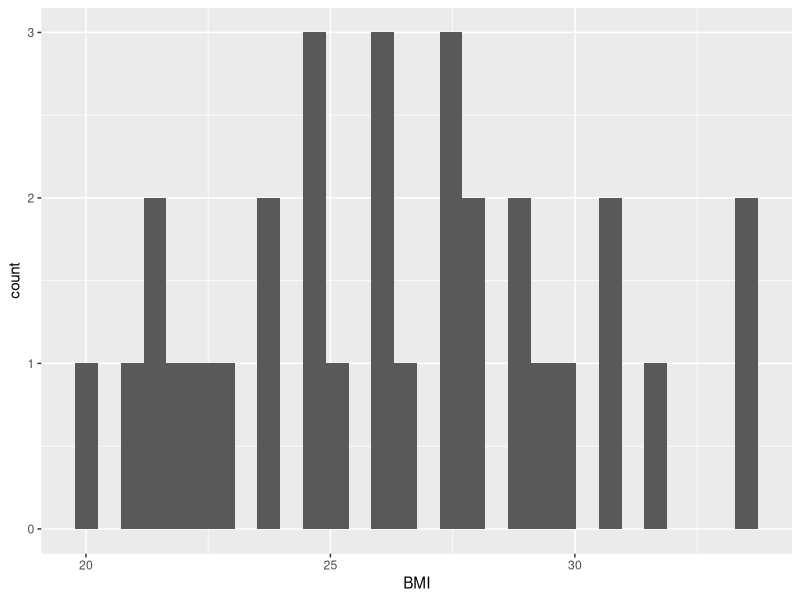
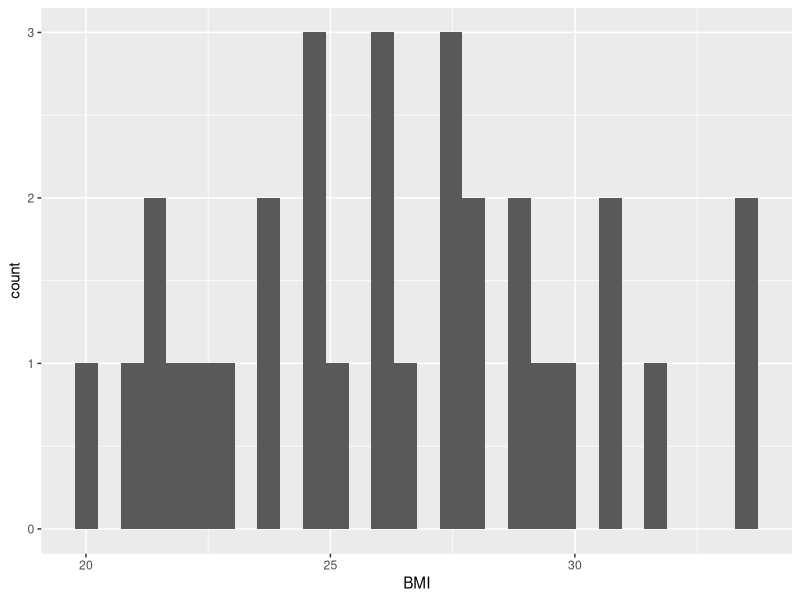
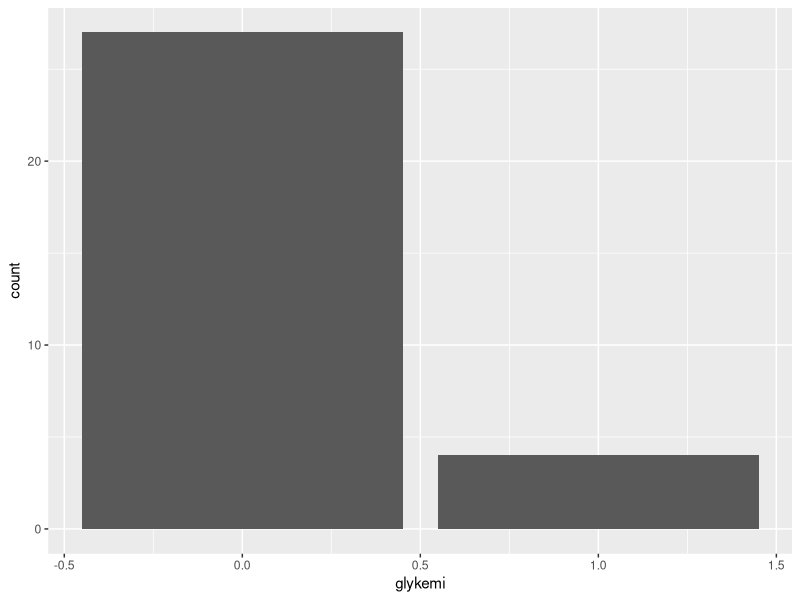
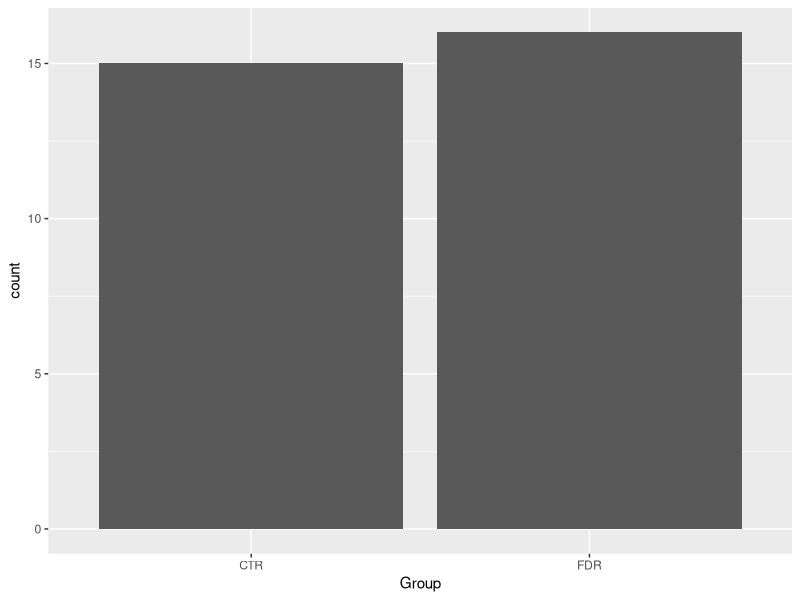
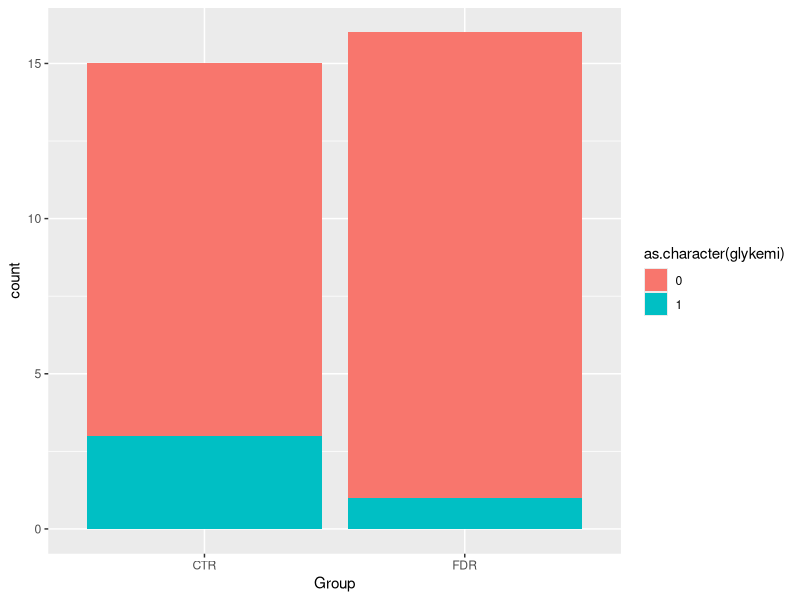
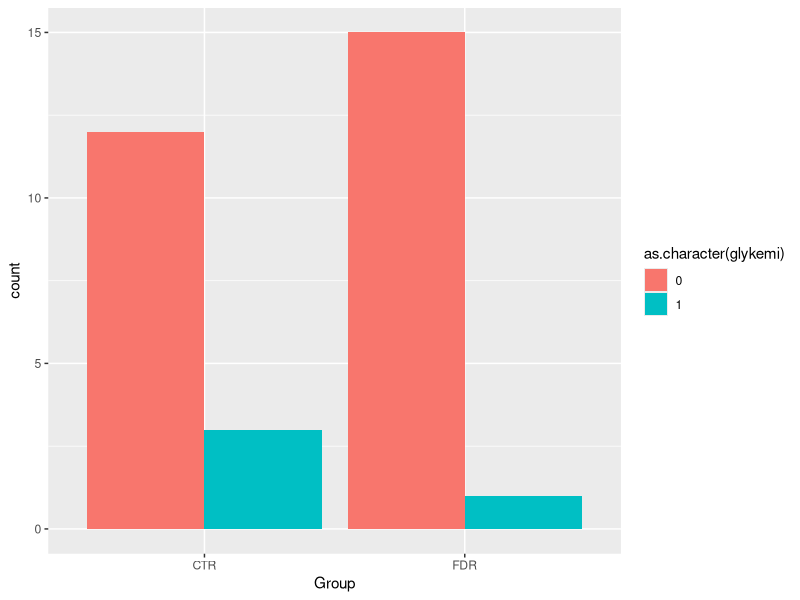
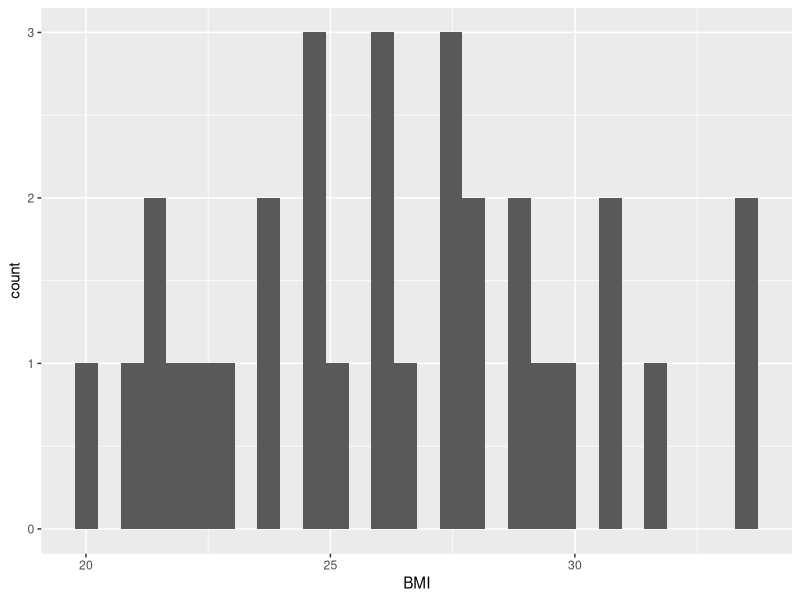
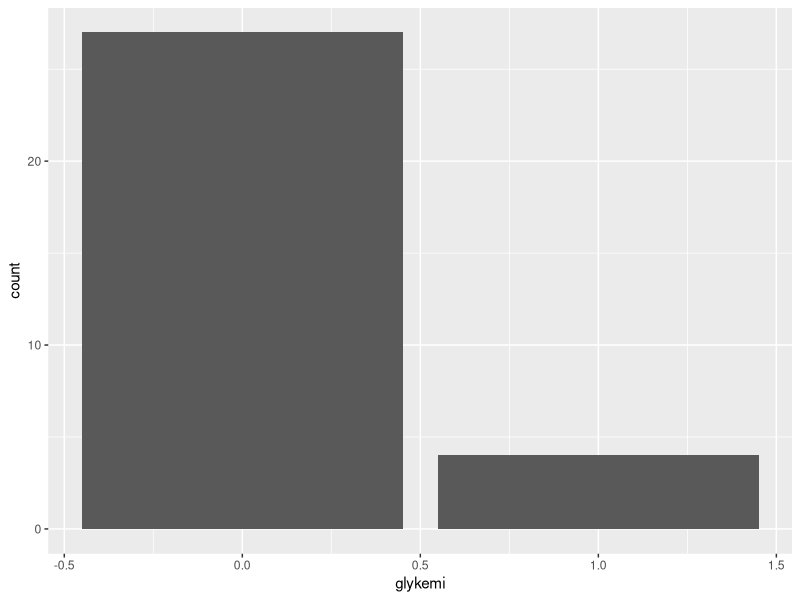

Write R code to recreate these figures, in order.
## ---- chunk 1

## ---- chunk 2
1 + 1
## ---- chunk 3
3 * 3
## ---- chunk 4
#| message: false
#| warning: false
library(tidyverse)
post_meal_data <- read_csv2(
  here::here("data/post-meal-insulin.csv")
)
small_post_meal_data <- select(post_meal_data, id, Age, BMI, Group, auc_pg, auc_ins, glykemi)

tidier_post_meal_data <- small_post_meal_data |>
  rename(
    auc_glucose = auc_pg,
    auc_insulin = auc_ins
  ) |>
  filter(glykemi == 0) |>
  select(-glykemi)

tidied_post_meal_data <- tidier_post_meal_data |>
  mutate(
    insulin_glucose_ratio = auc_insulin / auc_glucose,
    Group = if_else(Group == "CTR", "Control", "First-degree relative")
  )
## ---- chunk 5
post_meal_data
## ---- chunk 6
glimpse(post_meal_data)
## ---- chunk 7
ggplot(post_meal_data, aes(x = BMI)) +
  geom_histogram()
## ---- chunk 8
#| fig-cap: "Distribution of BMI"
#| label: fig-bmi-histo
ggplot(post_meal_data, aes(x = BMI)) +
  geom_histogram()
## ---- chunk 9
#| fig-cap: "Glykemi"
#| label: fig-glykemi-bar
ggplot(post_meal_data, aes(x = glykemi)) +
  geom_bar()
## ---- chunk 10
post_meal_data |>
  ggplot(aes(x = Group, fill = glykemi)) +
  geom_bar()
## ---- chunk 11
post_meal_data |>
  ggplot(aes(x = Group, fill = as.character(glykemi))) +
  geom_bar()
## ---- chunk 12
post_meal_data |>
  ggplot(aes(x = Group, fill = as.character(glykemi))) +
  geom_bar(position = position_dodge())
## ---- chunk 13
ggplot(post_meal_data, aes(x = BMI)) +
  geom_histogram()
## ---- chunk 14
ggplot(post_meal_data, aes(x = glykemi)) +
  geom_bar()
## ---- chunk 15
#| label: "fig-bmi-glycemia"
#| fig-cap: "BMI and glycemia, side by side"
#| fig-subcap:
#|  - "Distribution of BMI."
#|  - "Number of those with glycemia."
#| layout-ncol: 2
ggplot(post_meal_data, aes(x = BMI)) +
  geom_histogram()

ggplot(post_meal_data, aes(x = glykemi)) +
  geom_bar()
## ---- chunk 16
ggplot(post_meal_data, aes(x = BMI, y = auc_pg)) +
  geom_point()
## ---- chunk 17
ggplot(post_meal_data, aes(x = BMI, y = auc_pg)) +
  geom_point() +
  geom_smooth()
## ---- chunk 18
#| fig-cap: "Scatterplot of BMI and the area under the curve for glucose."
#| label: fig-bmi-auc-pg
ggplot(post_meal_data, aes(x = BMI, y = auc_pg)) +
  geom_point() +
  geom_smooth()
## ---- chunk 19
select(post_meal_data, Age)
## ---- chunk 20
select(post_meal_data, Age, BMI, Weight)
## ---- chunk 21
select(post_meal_data, -Group)
## ---- chunk 22
select(post_meal_data, starts_with("PG"))
## ---- chunk 23
select(post_meal_data, ends_with("DXA"))
## ---- chunk 24
select(post_meal_data, contains("0"))
## ---- chunk 25
small_post_meal_data |>
  rename(auc_glucose = auc_pg)

small_post_meal_data |>
  rename(
    auc_glucose = auc_pg,
    auc_insulin = auc_ins
  )
## ---- chunk 26
select(post_meal_data, contains("OGTT"))
## ---- chunk 27
select(post_meal_data, contains(".."), -contains("..."))
## ---- chunk 28
post_meal_data |>
  select(id, BMI, Length, Weight, Age) |>
  rename(Height = Length)
## ---- chunk 29
small_post_meal_data |>
  filter(glykemi == 1)

small_post_meal_data |>
  filter(BMI >= 25)

small_post_meal_data |>
  filter(Group == "CTR")
## ---- chunk 30
TRUE & TRUE
## ---- chunk 31
small_post_meal_data |>
  filter(Group == "CTR", BMI >= 25)

small_post_meal_data |>
  filter(Group == "CTR" | BMI >= 25)
## ---- chunk 32
tidier_post_meal_data |>
  mutate(insuline_glucose_ratio = auc_insulin / auc_glucose)
## ---- chunk 33
tidier_post_meal_data |>
  mutate(
    insulin_glucose_ratio = auc_insulin / auc_glucose,
    Group = if_else(Group == "CTR", "Control",
      "First-degree relative"
    )
  )
## ---- chunk 34
post_meal_data |>
  filter(BMI >= 25 & BMI <= 40 & Group == "FDR")
## ---- chunk 35
post_meal_data |>
  mutate(percent_body_fat = (Fat.mass.DXA / Weight) * 100) |>
  filter(percent_body_fat > 30)
## ---- chunk 36
tidied_post_meal_data |>
  mutate(overweight = if_else(BMI >= 25, "Overweight", "Not overweight")) |>
  ggplot(aes(
    x = overweight, y = insulin_glucose_ratio
  )) +
  geom_jitter()
## ---- chunk 37
tidied_post_meal_data |>
  filter(BMI < 30) |>
  ggplot(aes(x = Age, y = auc_insulin, colour = Group)) +
  geom_point()
## ---- chunk 38
tidied_post_meal_data |>
  filter(BMI < 30) |>
  mutate(young = if_else(Age < 40, "Young", "Old")) |>
  ggplot(aes(x = BMI, y = insulin_glucose_ratio, colour = Group)) +
  geom_point() +
  facet_grid(rows = vars(young)) +
  labs(
    x = "Body mass index (BMI)",
    y = "Insulin to glucose ratio"
  )
## ---- chunk 39
#| label: fig-multidimensional
#| fig-cap: "Two, mult-dimensional plots of our data."
#| fig-subcap:
#|   - "Distribution of percent body fat by group and age category."
#|   - "Relationship between BMI and bone mineral density, split by insulin sensitivity."
#| layout-ncol: 2
# Task 1.
post_meal_data |>
  mutate(
    percent_body_fat = (Fat.mass.DXA / Weight) * 100,
    young = if_else(Age < 40, "Young", "Old")
  )
post_meal_data |>
  mutate(
    insulin_glucose_ratio = (auc_ins / auc_pg),
    insulin_insensitive = if_else(insulin_glucose_ratio > mean(insulin_glucose_ratio), "Insensitive", "Sensitive")
  ) |>
  ggplot(aes(x = BMI, y = Bone.mineral.DXA)) +
  geom_point() +
  geom_smooth() +
  facet_grid(cols = vars(insulin_insensitive))
## ---- chunk 40
post_meal_data |>
  mutate(hyperglycemia = if_else(glykemi == 1, "Yes", "No")) |>
  ggplot(aes(x = Group, fill = hyperglycemia)) +
  geom_bar(position = position_dodge()) +
  scale_fill_viridis_d()
# scale_fill_viridis_d(option = "magma")

post_meal_data |>
  ggplot(aes(x = auc_pg, y = auc_ins, colour = BMI)) +
  geom_point() +
  scale_colour_viridis_c()
# scale_colour_viridis_c(option = "inferno")
## ---- chunk 41
tidied_post_meal_data |>
  summarise(
    max_bmi = max(BMI),
    min_bmi = min(BMI)
  )
## ---- chunk 42
#| label: tbl-mean-age-bmi
#| tbl-cap: "Mean values of Age and BMI for each group"
tidied_post_meal_data |>
  group_by(Group) |>
  summarise(
    "Mean Age (yrs)" = round(mean(Age), 1),
    "Mean BMI (kg/m^2" = round(mean(BMI), 1)
  ) |>
  ungroup() |>
  knitr::kable()
